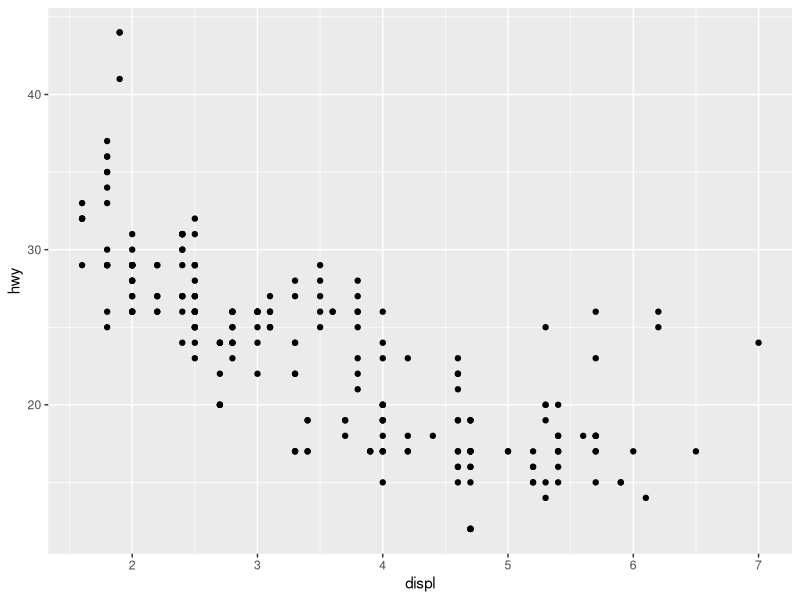
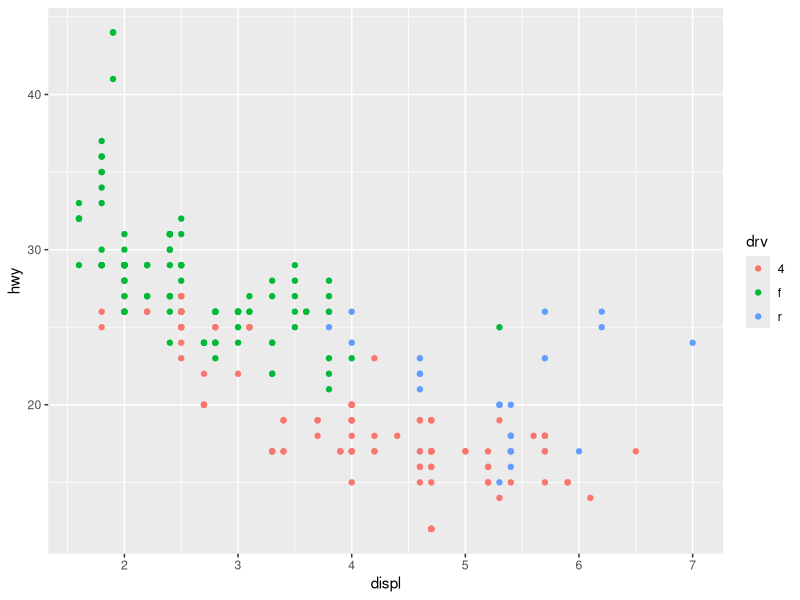
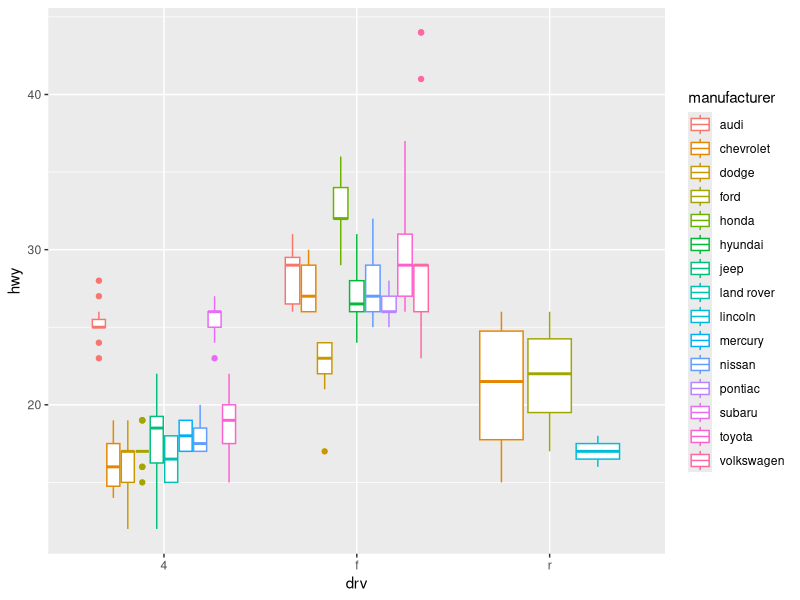
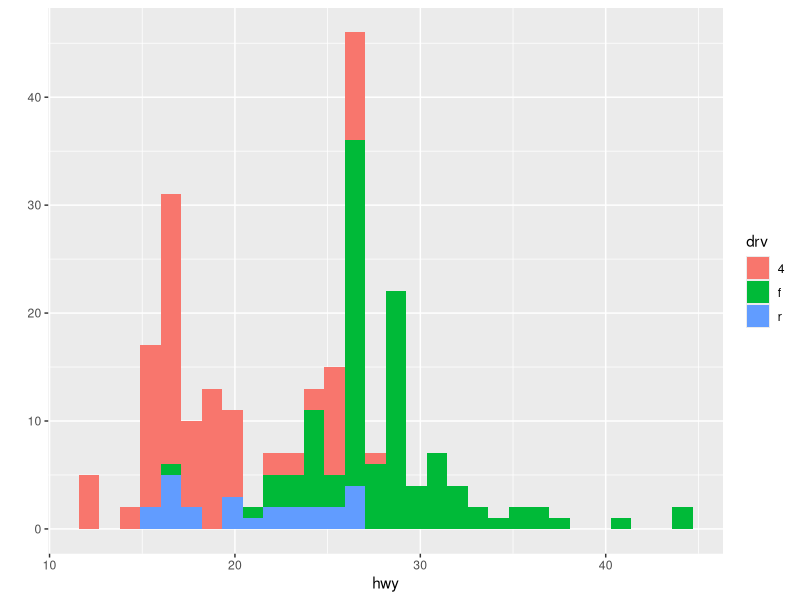
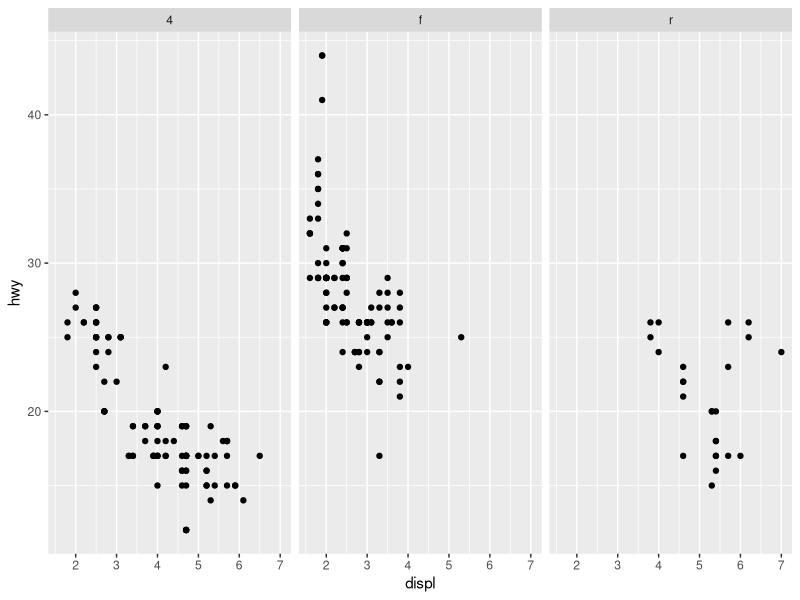
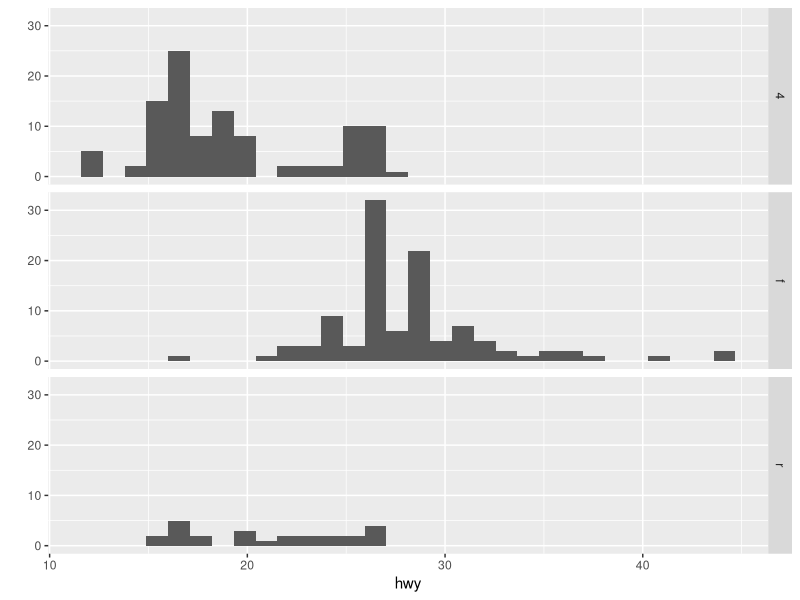
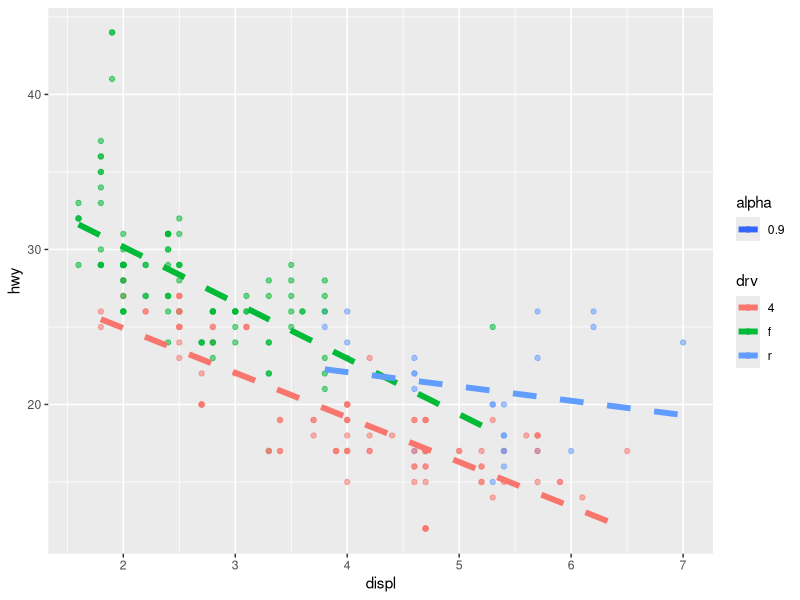
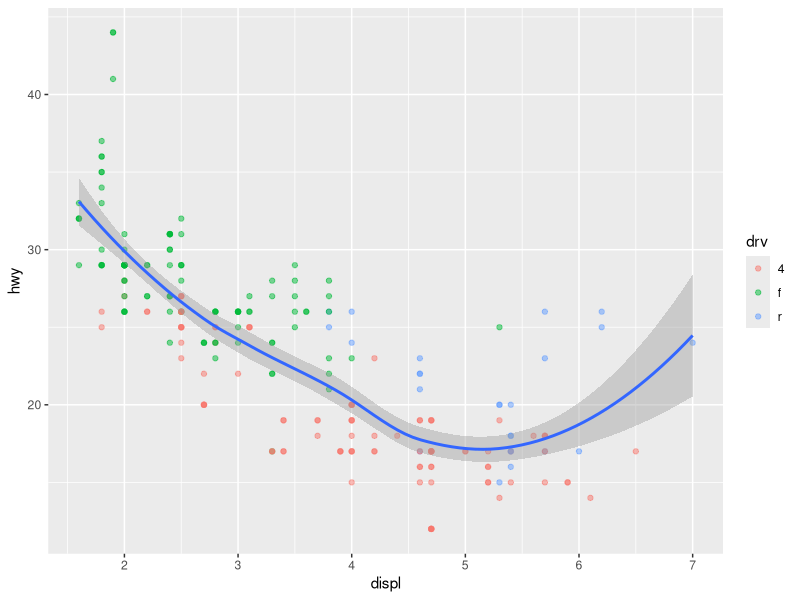

The R script that drew these images, in order:
# ***********************ggplot2***********************
library(ggplot2)
# Basic components of ggplot2 plot
# + A data frame
# + Aesthetic mappings
# + geoms -- objects like points, lines, shapes
# + facets -- for conditional plots
# + stats -- stat. trans. like binning, quantiles, smoothing
# + scales -- what scale an aesthetic map uses
# + coordinate systems
# qplot() is the basic function of ggplot2
# color to give different colors. shape to give different shapes
qplot(displ,hwy, data = mpg)
# geom is an attribute of qplot(). 
# In ggplot() separate geom func can be used to add specific pieces
# sET geom to boxplot to make a boxplot
qplot(displ,hwy, data = mpg, color = drv)
qplot(drv,hwy, data = mpg, color = manufacturer, geom = "boxplot")
# you can make a histogram ussing a single data
# binwidth argument specifies the width of bins
qplot(hwy,data = mpg, fill = drv)
# facets argument helps you to make side by side plots
# variable to the right means one col, left means two col
# replace . to enter label
qplot(displ,hwy, data = mpg, facets = .~drv)
qplot(hwy,data = mpg, facets = drv~.)
# geom_smooth() to make lines
# method specifies different methods, default is best fit
# linetype gives diferent kinds of line. se is the shadow confidence level
qplot(displ,hwy, data = mpg, color = drv,alpha = 0.9) + 
    geom_smooth(method = "lm", linetype = 2, se = F,size = 2)
# Saving plots in higher qualities
plot <- qplot(log(hwy),data = mpg, geom = "density", color = drv)
# ggsave(plot, file = "myplot.png", dpi = 1000)

# Using ggplot to systematically make a plot
g <- ggplot(mpg, aes(displ,hwy))
# adding points
g <- g + geom_point(aes(color = drv),alpha = 1/2)
# Adding more layers: smooth
g + geom_smooth()
g <- g + geom_smooth(method = "lm")
# adding facets
g + facet_grid(.~drv)
# annotations using xlab(), ylab(), labs(), ggtitle()
# theme() to make changes globally
# two std themes theme_gray() theme_bw()
# modyfying aesthetics
# color, size and alpha(transparency) in points
# linetype, method, se in smooth
# base_family in different themes
# axis limits
# ggplot doesnt ignore outliers.
# ylim,xlim will ignore outliers and wont show them on graph (blanks)
# coord_cartesian to set limits will not give breaks
# cut() for ranges
# a nice example to sum up
g <- ggplot(mpg,aes(x=displ,y=hwy,color=factor(year)))
g + geom_point()
g + geom_point() + facet_grid(drv~cyl,margins=TRUE)
# Giving the facet a relation, made a biggy graph
# *************************************************************